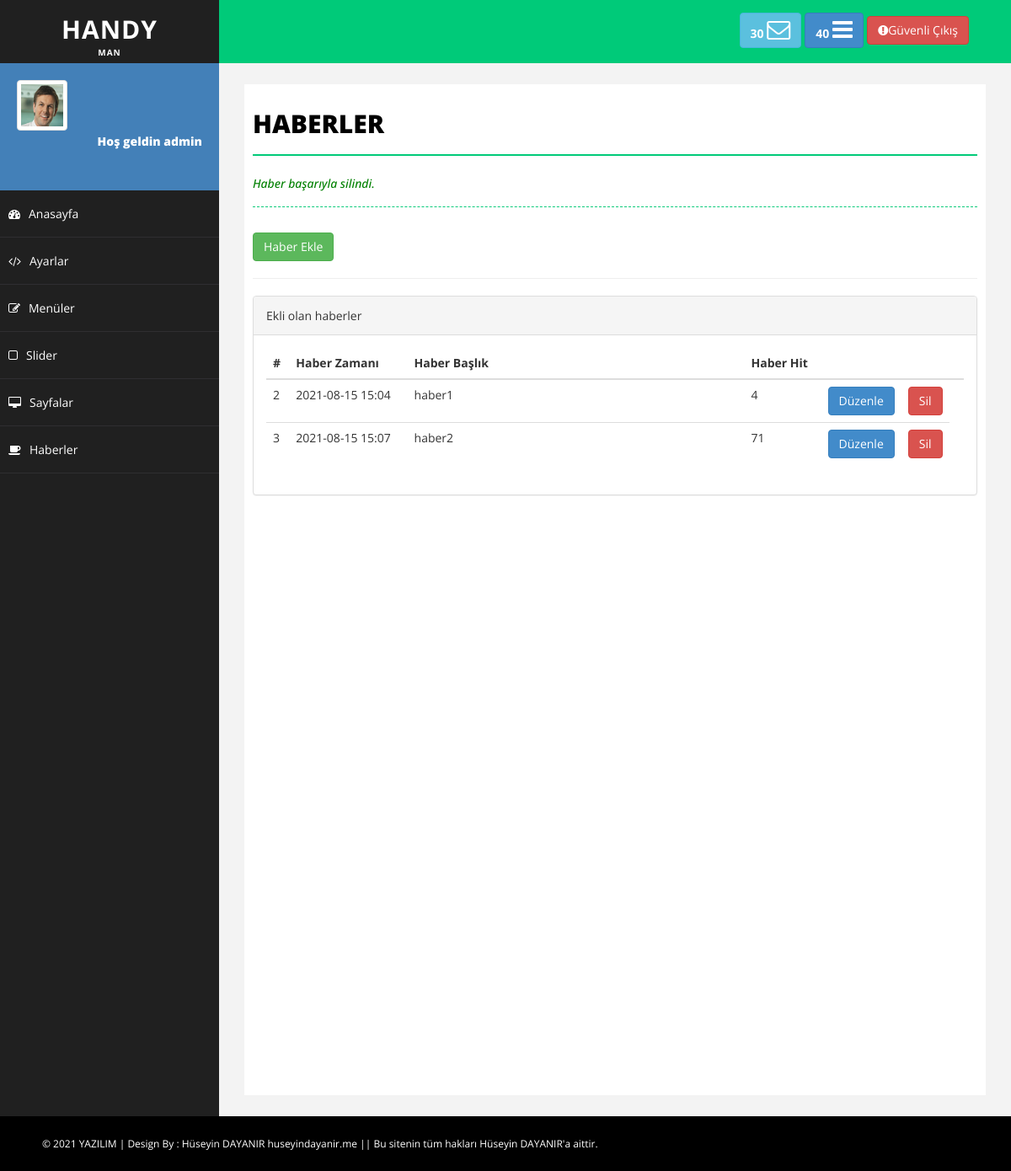
The page /admin/haberler.php?durum=ok (signed in) on the database its author committed.
### tables this page shows
CREATE TABLE `haber` (
  `haber_id` int(11) NOT NULL,
  `haber_ad` varchar(100) NOT NULL,
  `haber_detay` varchar(2000) NOT NULL,
  `haber_resimyol` varchar(500) NOT NULL,
  `haber_zaman` varchar(250) NOT NULL,
  `haber_hit` varchar(50) NOT NULL
);

### admin/haberler.php (the view, shortened to what this page needs)
<?php
include 'header.php';
include 'sidebar.php';
?>
<div id="page-wrapper">
            <div id="page-inner">
                <div class="row">
                    <div class="col-md-12">
                        <h1 class="page-head-line">Haberler</h1>
                        <?php
                            if($_GET['durum'] == "ok"){ ?>
                                <h1 style="color:green;" class="page-subhead-line">Haber başarıyla silindi.</h1>
                            <?php
                            }
                             ?>
                    </div>
                    <div class="col-md-12">
                      <a href="haberEkle.php?durum"><button class="btn btn-success">Haber Ekle </button></a>
                       <hr>
                    </div>
                    <div class="col-md-12">
                    <div class="panel panel-default">
                        <div class="panel-heading">
                            Ekli olan haberler
                        </div>
                        <div class="panel-body">
                            <div class="table-responsive">
                                <table class="table table-hover">
                                    <thead>
                                        <tr>
                                            <th>#</th>
                                            <th>Haber Zamanı</th>
                                            <th style="width:400px">Haber Başlık </th>
                                            <th>Haber Hit</th>
                                            <th style="width:20px"></th>
                                            <th style="width:20px"><th>
                                        </tr>
                                    </thead>
                                    <tbody>
                                    <?php
                                       $habersor =mysqli_query($baglan,"SELECT * FROM haber");
                                        while ( $habercek =mysqli_fetch_assoc($habersor) ){?>
                                        <tr>
                                            <td><?php echo $habercek['haber_id']?></td>
                                            <td><?php echo $habercek['haber_zaman']?></td>
                                            <td><?php echo $habercek['haber_ad']?></td>
                                            <td><?php echo $habercek['haber_hit']?></td>
                                            <td><a href="haberDuzenle.php?haber_id=<?php echo $habercek['haber_id']?>"><button class="btn btn-primary">Düzenle</button></a></td>
                                            <td><a href="netting/islem.php?haber_id=<?php echo $habercek['haber_id']?>&haberSil=ok"><button class="btn btn-danger">Sil</button></a></td>
                                        </tr>
                                        <?php }
                                    ?>
                                    </tbody>
                                </table>
                            </div>
                        </div>
                    </div>
                </div>
                </div>
            </div>
        </div>
<?php include 'footer.php' ?>

### admin/assets/css/basic.css (style rules this page uses)
body { font-family: 'Open Sans', sans-serif; line-height:25px; }
#page-wrapper { padding: 15px 15px; min-height: 600px; background: #F3F3F3; }
#page-inner { width: 100%; margin: 10px 20px 10px 0px; background-color: #fff!important; padding: 10px; min-height: 1200px; }
.page-head-line { font-size: 30px; text-transform: uppercase; color: #000; font-weight: 800; padding-bottom: 20px; border-bottom: 2px solid #00CA79; margin-bottom: 10px; }
.page-subhead-line { font-size: 14px; padding-top: 5px; padding-bottom: 20px; font-style:italic; margin-bottom:30px; border-bottom:1px dashed #00CA79; }
@media (min-width:768px) { #page-wrapper { margin: 0 0 0 260px; padding: 15px 30px; min-height: 1200px; } }

### rows shown on the page
haber: haber_id "2", haber_zaman "2021-08-15 15:04", haber_ad "haber1", haber_hit "4"
haber: haber_id "3", haber_zaman "2021-08-15 15:07", haber_ad "haber2", haber_hit "71"

### other values the page prints
$_SESSION['admin_kadi'] "admin"
